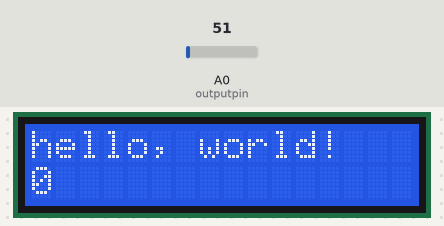
This sketch was run on a simulated Arduino Uno, built with avr-gcc and run on an emulated ATmega328P. Shown: 16×2 character LCD. Inputs (shaded band) come from the test bench; at power-on: A0 (outputpin) = 51. What the sketch prints to the serial monitor is not drawn.

Above: at 0.1 s.
At 4.1 s:
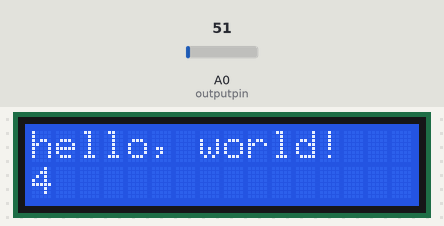
At 9.1 s:
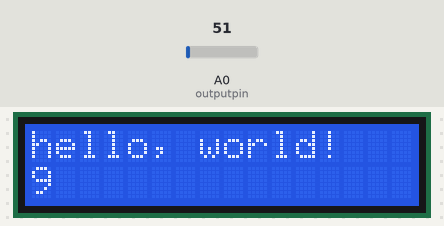
At 19.1 s:
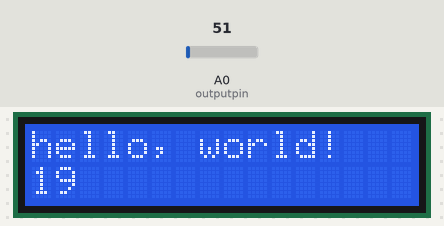
At 28.2 s:
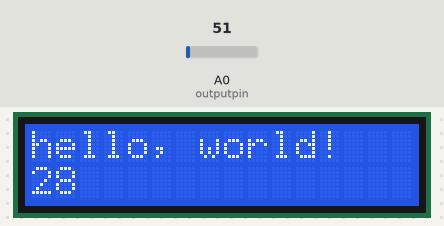
At 38.2 s:
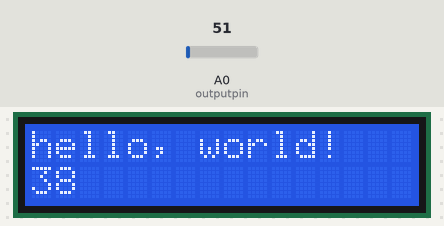

The sketch:

Capteur_tmp_LCD.ino
```cpp
 /*
  The circuit:
 * LCD RS pin to digital pin 12
 * LCD Enable pin to digital pin 11
 * LCD D4 pin to digital pin 5
 * LCD D5 pin to digital pin 4
 * LCD D6 pin to digital pin 3
 * LCD D7 pin to digital pin 2
 * LCD R/W pin to ground
 * 10K resistor:
 * ends to +5V and ground
 * wiper to LCD VO pin (pin 3)
*/

// include the library code:
#include <LiquidCrystal.h>

// initialize the library with the numbers of the interface pins
LiquidCrystal lcd(12, 11, 5, 4, 3, 2);

//initializes/defines the output pin of the LM35 temperature sensor
int outputpin= 0;
//this sets the ground pin to LOW and the input voltage pin to high
void setup()
{
   Serial.begin(9600);
  // set up the LCD's number of columns and rows:
  lcd.begin(16, 2);
  // Print a message to the LCD.
  lcd.print("hello, world!");
}

//main loop
void loop()
{
  int rawvoltage= analogRead(outputpin);
  float millivolts= (rawvoltage/1024.0) * 5000;
  float celsius= millivolts/10;
  Serial.print(celsius);
  Serial.print(" degrees Celsius, ");

  Serial.print((celsius * 9)/5 + 32);
  Serial.println(" degrees Fahrenheit");

  // set the cursor to column 0, line 1
  // (note: line 1 is the second row, since counting begins with 0):
  lcd.setCursor(0, 1);
  // print the number of seconds since reset:
  lcd.print(millis()/1000);
delay(1000);

}
```

Measured:
- what the display in image 1 shows lasts 1.0 s, from 4.1 s to 5.1 s
